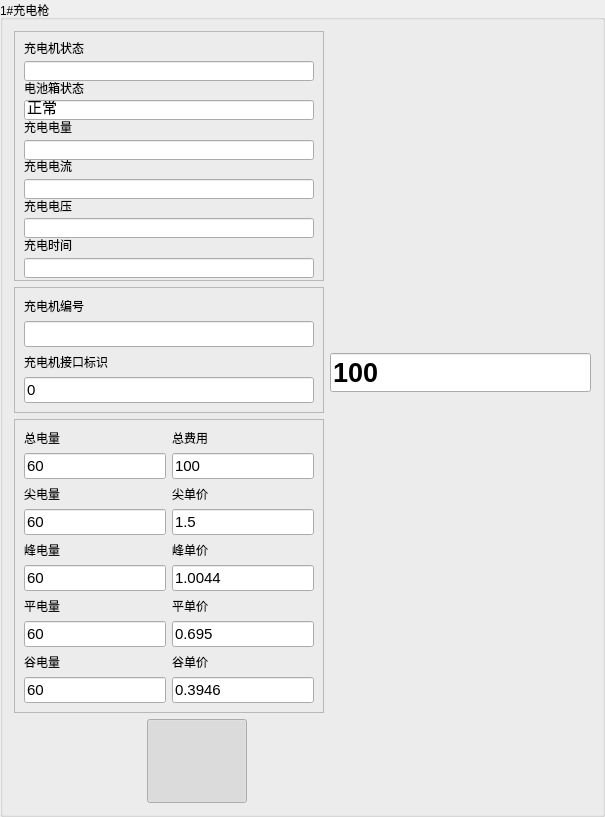
     <widget class="QGroupBox" name="groupBox_1">
      <property name="sizePolicy">
       <sizepolicy hsizetype="Expanding" vsizetype="Preferred">
        <horstretch>0</horstretch>
        <verstretch>0</verstretch>
       </sizepolicy>
      </property>
      <property name="maximumSize">
       <size>
        <width>800</width>
        <height>379</height>
       </size>
      </property>
      <property name="autoFillBackground">
       <bool>false</bool>
      </property>
      <property name="styleSheet">
       <string notr="true">border-color: rgb(0, 114, 109);</string>
      </property>
      <property name="title">
       <string>1#充电枪</string>
      </property>
      <layout class="QGridLayout" name="gridLayout_6">
       <item row="0" column="0">
        <layout class="QGridLayout" name="gridLayout_2">
         <item row="2" column="0">
          <widget class="QFrame" name="frame_bill">
           <property name="frameShape">
            <enum>QFrame::StyledPanel</enum>
           </property>
           <property name="frameShadow">
            <enum>QFrame::Raised</enum>
           </property>
           <layout class="QGridLayout" name="gridLayout_10">
            <item row="4" column="2">
             <widget class="QLabel" name="label_18">
              <property name="text">
               <string>峰单价</string>
              </property>
             </widget>
            </item>
            <item row="6" column="0">
             <widget class="QLabel" name="label_14">
              <property name="text">
               <string>平电量</string>
              </property>
             </widget>
            </item>
            <item row="8" column="0">
             <widget class="QLabel" name="label_15">
              <property name="text">
               <string>谷电量</string>
              </property>
             </widget>
            </item>
            <item row="8" column="2">
             <widget class="QLabel" name="label_20">
              <property name="text">
               <string>谷单价</string>
              </property>
             </widget>
            </item>
            <item row="0" column="0">
             <widget class="QLabel" name="label_11">
              <property name="text">
               <string>总电量</string>
              </property>
             </widget>
            </item>
            <item row="5" column="0">
             <widget class="QLineEdit" name="peak_power">
              <property name="font">
               <font>
                <pointsize>11</pointsize>
                <weight>50</weight>
                <bold>false</bold>
               </font>
              </property>
              <property name="cursor">
               <cursorShape>ArrowCursor</cursorShape>
              </property>
              <property name="focusPolicy">
               <enum>Qt::NoFocus</enum>
              </property>
              <property name="text">
               <string>60</string>
              </property>
             </widget>
            </item>
            <item row="4" column="0">
             <widget class="QLabel" name="label_13">
              <property name="text">
               <string>峰电量</string>
              </property>
             </widget>
            </item>
            <item row="3" column="0">
             <widget class="QLineEdit" name="tip_power">
              <property name="font">
               <font>
                <pointsize>11</pointsize>
                <weight>50</weight>
                <bold>false</bold>
               </font>
              </property>
              <property name="cursor">
               <cursorShape>ArrowCursor</cursorShape>
              </property>
              <property name="focusPolicy">
               <enum>Qt::NoFocus</enum>
              </property>
              <property name="text">
               <string>60</string>
              </property>
             </widget>
            </item>
            <item row="1" column="0">
             <widget class="QLineEdit" name="total_power">
              <property name="minimumSize">
               <size>
                <width>40</width>
                <height>0</height>
               </size>
              </property>
              <property name="font">
               <font>
                <pointsize>11</pointsize>
                <weight>50</weight>
                <bold>false</bold>
               </font>
              </property>
              <property name="cursor">
               <cursorShape>ArrowCursor</cursorShape>
              </property>
              <property name="focusPolicy">
               <enum>Qt::NoFocus</enum>
              </property>
              <property name="text">
               <string>60</string>
              </property>
             </widget>
            </item>
            <item row="7" column="0">
             <widget class="QLineEdit" name="flat_power">
              <property name="font">
               <font>
                <pointsize>11</pointsize>
                <weight>50</weight>
                <bold>false</bold>
               </font>
              </property>
              <property name="cursor">
               <cursorShape>ArrowCursor</cursorShape>
              </property>
              <property name="focusPolicy">
               <enum>Qt::NoFocus</enum>
              </property>
              <property name="text">
               <string>60</string>
              </property>
             </widget>
            </item>
            <item row="0" column="2">
             <widget class="QLabel" name="label_16">
              <property name="text">
               <string>总费用</string>
              </property>
             </widget>
            </item>
            <item row="2" column="0">
             <widget class="QLabel" name="label_12">
              <property name="text">
               <string>尖电量</string>
              </property>
             </widget>
            </item>
            <item row="2" column="2">
             <widget class="QLabel" name="label_17">
              <property name="text">
               <string>尖单价</string>
              </property>
             </widget>
            </item>
            <item row="6" column="2">
             <widget class="QLabel" name="label_19">
              <property name="text">
               <string>平单价</string>
              </property>
             </widget>
            </item>
            <item row="9" column="0">
             <widget class="QLineEdit" name="valley_power">
              <property name="font">
               <font>
                <pointsize>11</pointsize>
                <weight>50</weight>
                <bold>false</bold>
               </font>
              </property>
              <property name="cursor">
               <cursorShape>ArrowCursor</cursorShape>
              </property>
              <property name="focusPolicy">
               <enum>Qt::NoFocus</enum>
              </property>
              <property name="text">
               <string>60</string>
              </property>
             </widget>
            </item>
            <item row="1" column="2">
             <widget class="QLineEdit" name="total_cost">
              <property name="minimumSize">
               <size>
                <width>50</width>
                <height>0</height>
               </size>
              </property>
              <property name="font">
               <font>
                <pointsize>11</pointsize>
                <weight>50</weight>
                <bold>false</bold>
               </font>
              </property>
              <property name="cursor">
               <cursorShape>ArrowCursor</cursorShape>
              </property>
              <property name="focusPolicy">
               <enum>Qt::NoFocus</enum>
              </property>
              <property name="text">
               <string>100</string>
              </property>
             </widget>
            </item>
            <item row="3" column="2">
             <widget class="QLineEdit" name="tip_price">
              <property name="font">
               <font>
                <pointsize>11</pointsize>
                <weight>50</weight>
                <bold>false</bold>
               </font>
              </property>
              <property name="cursor">
               <cursorShape>ArrowCursor</cursorShape>
              </property>
              <property name="focusPolicy">
               <enum>Qt::NoFocus</enum>
              </property>
              <property name="text">
               <string>1.5</string>
              </property>
             </widget>
            </item>
            <item row="5" column="2">
             <widget class="QLineEdit" name="peak_price">
              <property name="font">
               <font>
                <pointsize>11</pointsize>
                <weight>50</weight>
                <bold>false</bold>
               </font>
              </property>
              <property name="cursor">
               <cursorShape>ArrowCursor</cursorShape>
              </property>
              <property name="focusPolicy">
               <enum>Qt::NoFocus</enum>
              </property>
              <property name="text">
               <string>1.0044</string>
              </property>
             </widget>
            </item>
            <item row="7" column="2">
             <widget class="QLineEdit" name="flat_price">
              <property name="font">
               <font>
                <pointsize>11</pointsize>
                <weight>50</weight>
                <bold>false</bold>
               </font>
              </property>
              <property name="cursor">
               <cursorShape>ArrowCursor</cursorShape>
              </property>
              <property name="focusPolicy">
               <enum>Qt::NoFocus</enum>
              </property>
              <property name="text">
               <string>0.695</string>
              </property>
             </widget>
            </item>
            <item row="9" column="2">
             <widget class="QLineEdit" name="valley_price">
              <property name="font">
               <font>
                <pointsize>11</pointsize>
                <weight>50</weight>
                <bold>false</bold>
               </font>
              </property>
              <property name="cursor">
               <cursorShape>ArrowCursor</cursorShape>
              </property>
              <property name="focusPolicy">
               <enum>Qt::NoFocus</enum>
              </property>
              <property name="text">
               <string>0.3946</string>
              </property>
             </widget>
            </item>
           </layout>
          </widget>
         </item>
         <item row="4" column="0" colspan="2">
          <layout class="QHBoxLayout" name="horizontalLayout_2">
           <item>
            <spacer name="horizontalSpacer">
             <property name="orientation">
              <enum>Qt::Horizontal</enum>
             </property>
             <property name="sizeHint" stdset="0">
              <size>
               <width>40</width>
               <height>20</height>
              </size>
             </property>
            </spacer>
           </item>
           <item>
            <widget class="QPushButton" name="c_moni_but">
             <property name="sizePolicy">
              <sizepolicy hsizetype="Minimum" vsizetype="MinimumExpanding">
               <horstretch>0</horstretch>
               <verstretch>0</verstretch>
              </sizepolicy>
             </property>
             <property name="minimumSize">
              <size>
               <width>100</width>
               <height>84</height>
              </size>
             </property>
             <property name="maximumSize">
              <size>
               <width>160</width>
               <height>84</height>
              </size>
             </property>
             <property name="focusPolicy">
              <enum>Qt::NoFocus</enum>
             </property>
             <property name="styleSheet">
              <string notr="true">QPushButton {border-image: url(:/img/images/monitore.png);}
QPushButton:pressed{border-image: url(:/img/images/monitore-c.png);}
QPushButton:hover{border-image: url(:/img/images/monitore-c.png);}
QPushButton:checked{border-image: url(:/img/images/monitore-c.png);}</string>
             </property>
             <property name="text">
              <string/>
             </property>
             <property name="iconSize">
              <size>
               <width>160</width>
               <height>101</height>
              </size>
             </property>
             <property name="checkable">
              <bool>true</bool>
             </property>
             <property name="checked">
              <bool>true</bool>
             </property>
             <property name="autoExclusive">
              <bool>false</bool>
             </property>
             <property name="flat">
              <bool>true</bool>
             </property>
            </widget>
           </item>
           <item>
            <widget class="QPushButton" name="c_equ_but">
             <property name="sizePolicy">
              <sizepolicy hsizetype="Minimum" vsizetype="Minimum">
               <horstretch>0</horstretch>
               <verstretch>0</verstretch>
              </sizepolicy>
             </property>
             <property name="minimumSize">
              <size>
               <width>100</width>
               <height>84</height>
              </size>
             </property>
             <property name="maximumSize">
              <size>
               <width>160</width>
               <height>16777215</height>
              </size>
             </property>
             <property name="focusPolicy">
              <enum>Qt::NoFocus</enum>
             </property>
             <property name="contextMenuPolicy">
              <enum>Qt::DefaultContextMenu</enum>
             </property>
             <property name="styleSheet">
              <string notr="true">QPushButton {border-image: url(:/img/images/devinfo.png);}                                 
QPushButton:hover{border-image: url(:/img/images/devinfo-c.png);}
QPushButton:pressed{border-image: url(:/img/images/devinfo-c.png);}
QPushButton:checked{border-image: url(:/img/images/devinfo-c.png);}
# background: transparent;</string>
             </property>
             <property name="text">
              <string/>
             </property>
             <property name="checkable">
              <bool>true</bool>
             </property>
             <property name="flat">
              <bool>true</bool>
             </property>
            </widget>
           </item>
           <item>
            <widget class="QPushButton" name="c_billinf_but">
             <property name="sizePolicy">
              <sizepolicy hsizetype="Minimum" vsizetype="Minimum">
               <horstretch>0</horstretch>
               <verstretch>0</verstretch>
              </sizepolicy>
             </property>
             <property name="minimumSize">
              <size>
               <width>100</width>
               <height>84</height>
              </size>
             </property>
             <property name="maximumSize">
              <size>
               <width>160</width>
               <height>16777215</height>
              </size>
             </property>
             <property name="focusPolicy">
              <enum>Qt::NoFocus</enum>
             </property>
             <property name="styleSheet">
              <string notr="true">QPushButton {border-image: url(:/img/images/priceinfo.png);}                                 
QPushButton:hover{border-image: url(:/img/images/priceinfo-c.png);}
QPushButton:pressed{border-image: url(:/img/images/priceinfo-c.png);}
QPushButton:checked{border-image: url(:/img/images/priceinfo-c.png);}
# background: transparent;</string>
             </property>
             <property name="text">
              <string/>
             </property>
             <property name="checkable">
              <bool>true</bool>
             </property>
             <property name="flat">
              <bool>true</bool>
             </property>
            </widget>
           </item>
           <item>
            <spacer name="horizontalSpacer_2">
             <property name="orientation">
              <enum>Qt::Horizontal</enum>
             </property>
             <property name="sizeHint" stdset="0">
              <size>
               <width>40</width>
               <height>20</height>
              </size>
             </property>
            </spacer>
           </item>
          </layout>
         </item>
         <item row="0" column="1" rowspan="4">
          <layout class="QGridLayout" name="gridLayout_8">
           <item row="0" column="0">
            <widget class="QLabel" name="charging_gif">
             <property name="sizePolicy">
              <sizepolicy hsizetype="Expanding" vsizetype="Minimum">
               <horstretch>0</horstretch>
               <verstretch>0</verstretch>
              </sizepolicy>
             </property>
             <property name="minimumSize">
              <size>
               <width>0</width>
               <height>0</height>
              </size>
             </property>
             <property name="maximumSize">
              <size>
               <width>16777215</width>
               <height>16777215</height>
              </size>
             </property>
             <property name="autoFillBackground">
              <bool>false</bool>
             </property>
             <property name="styleSheet">
              <string notr="true">background: transparent;</string>
             </property>
             <property name="text">
              <string/>
             </property>
            </widget>
           </item>
           <item row="1" column="0">
            <widget class="QLineEdit" name="bat_soc_1">
             <property name="maximumSize">
              <size>
               <width>16777215</width>
               <height>16777215</height>
              </size>
             </property>
             <property name="font">
              <font>
               <pointsize>20</pointsize>
               <weight>75</weight>
               <bold>true</bold>
              </font>
             </property>
             <property name="cursor">
              <cursorShape>ArrowCursor</cursorShape>
             </property>
             <property name="focusPolicy">
              <enum>Qt::NoFocus</enum>
             </property>
             <property name="text">
              <string>100</string>
             </property>
            </widget>
           </item>
           <item row="2" column="0">
            <widget class="QPushButton" name="soc_stop_1">
             <property name="sizePolicy">
              <sizepolicy hsizetype="Expanding" vsizetype="Preferred">
               <horstretch>0</horstretch>
               <verstretch>0</verstretch>
              </sizepolicy>
             </property>
             <property name="maximumSize">
              <size>
               <width>170</width>
               <height>16777215</height>
              </size>
             </property>
             <property name="focusPolicy">
              <enum>Qt::NoFocus</enum>
             </property>
             <property name="styleSheet">
              <string notr="true">QPushButton {border-image: url(:/img/images/stop.png);}                                 
QPushButton:hover{border-image: url(:/img/images/stop-p.png);}
QPushButton:pressed{border-image: url(:/img/images/stop-p.png);}
# background: transparent;</string>
             </property>
             <property name="text">
              <string/>
             </property>
             <property name="flat">
              <bool>true</bool>
             </property>
            </widget>
           </item>
          </layout>
         </item>
         <item row="1" column="0">
          <widget class="QFrame" name="frame_equ">
           <property name="frameShape">
            <enum>QFrame::StyledPanel</enum>
           </property>
           <property name="frameShadow">
            <enum>QFrame::Raised</enum>
           </property>
           <layout class="QGridLayout" name="gridLayout">
            <item row="0" column="0">
             <widget class="QLabel" name="label_9">
              <property name="text">
               <string>充电机编号</string>
              </property>
             </widget>
            </item>
            <item row="3" column="0">
             <widget class="QLineEdit" name="charger_interface_ID">
              <property name="font">
               <font>
                <pointsize>11</pointsize>
                <weight>50</weight>
                <bold>false</bold>
               </font>
              </property>
              <property name="cursor">
               <cursorShape>ArrowCursor</cursorShape>
              </property>
              <property name="mouseTracking">
               <bool>false</bool>
              </property>
              <property name="focusPolicy">
               <enum>Qt::NoFocus</enum>
              </property>
              <property name="text">
               <string>0</string>
              </property>
             </widget>
            </item>
            <item row="1" column="0">
             <widget class="QLineEdit" name="charger_sn">
              <property name="minimumSize">
               <size>
                <width>80</width>
                <height>0</height>
               </size>
              </property>
              <property name="font">
               <font>
                <pointsize>11</pointsize>
                <weight>50</weight>
                <bold>false</bold>
               </font>
              </property>
              <property name="cursor">
               <cursorShape>ArrowCursor</cursorShape>
              </property>
              <property name="mouseTracking">
               <bool>false</bool>
              </property>
              <property name="focusPolicy">
               <enum>Qt::NoFocus</enum>
              </property>
              <property name="text">
               <string/>
              </property>
             </widget>
            </item>
            <item row="2" column="0">
             <widget class="QLabel" name="label_10">
              <property name="text">
               <string>充电机接口标识</string>
              </property>
             </widget>
            </item>
           </layout>
          </widget>
         </item>
         <item row="0" column="0">
          <widget class="QFrame" name="frame_moni">
           <property name="minimumSize">
            <size>
             <width>0</width>
             <height>250</height>
            </size>
           </property>
           <property name="frameShape">
            <enum>QFrame::StyledPanel</enum>
           </property>
           <property name="frameShadow">
            <enum>QFrame::Raised</enum>
           </property>
           <layout class="QGridLayout" name="gridLayout_7">
            <item row="0" column="0">
             <layout class="QVBoxLayout" name="verticalLayout_3">
              <item>
               <widget class="QLabel" name="label_3">
                <property name="text">
                 <string>充电机状态</string>
                </property>
               </widget>
              </item>
              <item>
               <widget class="QLineEdit" name="c_status_1">
                <property name="enabled">
                 <bool>true</bool>
                </property>
                <property name="sizePolicy">
                 <sizepolicy hsizetype="Expanding" vsizetype="Minimum">
                  <horstretch>0</horstretch>
                  <verstretch>0</verstretch>
                 </sizepolicy>
                </property>
                <property name="minimumSize">
                 <size>
                  <width>40</width>
                  <height>20</height>
                 </size>
                </property>
                <property name="font">
                 <font>
                  <pointsize>11</pointsize>
                  <weight>50</weight>
                  <bold>false</bold>
                 </font>
                </property>
                <property name="cursor">
                 <cursorShape>ArrowCursor</cursorShape>
                </property>
                <property name="focusPolicy">
                 <enum>Qt::NoFocus</enum>
                </property>
                <property name="text">
                 <string/>
                </property>
               </widget>
              </item>
              <item>
               <widget class="QLabel" name="label_4">
                <property name="text">
                 <string>电池箱状态</string>
                </property>
               </widget>
              </item>
              <item>
               <widget class="QLineEdit" name="bat_status_1">
                <property name="minimumSize">
                 <size>
                  <width>0</width>
                  <height>20</height>
                 </size>
                </property>
                <property name="font">
                 <font>
                  <pointsize>11</pointsize>
                  <weight>50</weight>
                  <bold>false</bold>
                 </font>
                </property>
                <property name="cursor">
                 <cursorShape>ArrowCursor</cursorShape>
                </property>
                <property name="focusPolicy">
                 <enum>Qt::NoFocus</enum>
                </property>
                <property name="text">
                 <string>正常</string>
                </property>
               </widget>
              </item>
              <item>
               <widget class="QLabel" name="label_5">
                <property name="text">
                 <string>充电电量</string>
                </property>
               </widget>
              </item>
              <item>
               <widget class="QLineEdit" name="c_power_1">
                <property name="minimumSize">
                 <size>
                  <width>0</width>
                  <height>20</height>
                 </size>
                </property>
                <property name="font">
                 <font>
                  <pointsize>11</pointsize>
                  <weight>50</weight>
                  <bold>false</bold>
                 </font>
                </property>
                <property name="cursor">
                 <cursorShape>ArrowCursor</cursorShape>
                </property>
                <property name="focusPolicy">
                 <enum>Qt::NoFocus</enum>
                </property>
                <property name="text">
                 <string/>
                </property>
               </widget>
              </item>
              <item>
               <widget class="QLabel" name="label_6">
                <property name="text">
                 <string>充电电流</string>
                </property>
               </widget>
              </item>
              <item>
               <widget class="QLineEdit" name="c_current_1">
                <property name="minimumSize">
                 <size>
                  <width>0</width>
                  <height>20</height>
                 </size>
                </property>
                <property name="font">
                 <font>
                  <pointsize>11</pointsize>
                  <weight>50</weight>
                  <bold>false</bold>
                 </font>
                </property>
                <property name="cursor">
                 <cursorShape>ArrowCursor</cursorShape>
                </property>
                <property name="focusPolicy">
                 <enum>Qt::NoFocus</enum>
                </property>
                <property name="text">
                 <string/>
                </property>
               </widget>
              </item>
              <item>
               <widget class="QLabel" name="label_7">
                <property name="text">
                 <string>充电电压</string>
                </property>
               </widget>
              </item>
              <item>
               <widget class="QLineEdit" name="c_vol_1">
                <property name="minimumSize">
                 <size>
                  <width>0</width>
                  <height>20</height>
                 </size>
                </property>
                <property name="font">
                 <font>
                  <pointsize>11</pointsize>
                  <weight>50</weight>
                  <bold>false</bold>
                 </font>
                </property>
                <property name="cursor">
                 <cursorShape>ArrowCursor</cursorShape>
                </property>
                <property name="focusPolicy">
                 <enum>Qt::NoFocus</enum>
                </property>
                <property name="text">
                 <string/>
                </property>
               </widget>
              </item>
              <item>
               <widget class="QLabel" name="label_8">
                <property name="text">
                 <string>充电时间</string>
                </property>
               </widget>
              </item>
              <item>
               <widget class="QLineEdit" name="c_time_1">
                <property name="minimumSize">
                 <size>
                  <width>0</width>
                  <height>20</height>
                 </size>
                </property>
                <property name="font">
                 <font>
                  <pointsize>11</pointsize>
                  <weight>50</weight>
                  <bold>false</bold>
                 </font>
                </property>
                <property name="cursor">
                 <cursorShape>ArrowCursor</cursorShape>
                </property>
                <property name="focusPolicy">
                 <enum>Qt::NoFocus</enum>
                </property>
                <property name="text">
                 <string/>
                </property>
               </widget>
              </item>
             </layout>
            </item>
           </layout>
          </widget>
         </item>
         <item row="3" column="0">
          <spacer name="verticalSpacer_2">
           <property name="orientation">
            <enum>Qt::Vertical</enum>
           </property>
           <property name="sizeHint" stdset="0">
            <size>
             <width>20</width>
             <height>40</height>
            </size>
           </property>
          </spacer>
         </item>
        </layout>
       </item>
      </layout>
     </widget>
